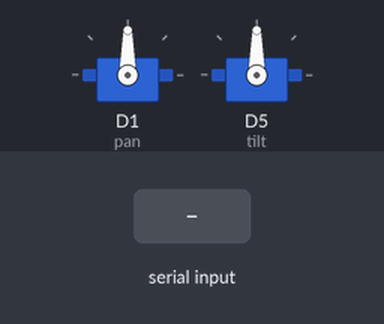
Recording of a sketch running on a simulated ESP8266 (NodeMCU). On the bench: 2 × servo. The test bench sets the inputs (shaded band). WiFi joins after 1.5 s; servers stay silent unless stated; a WiFi scan finds three made-up networks; uploads are accepted with an empty reply; what the sketch prints to the serial monitor is not drawn.

Above: at 3.3 s.
3.4 s: "PAN,1\n" received over Serial
At 4.2 s:
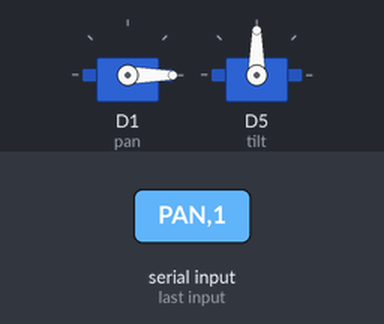
4.9 s: "TILT\n" received over Serial
At 7.6 s:
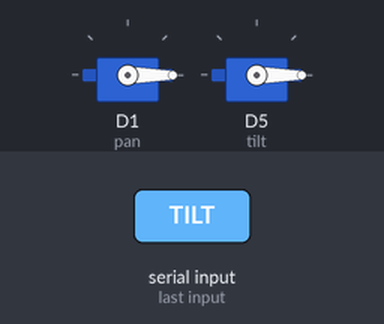
7.9 s: "90,45,200\n" received over Serial
At 9.9 s:
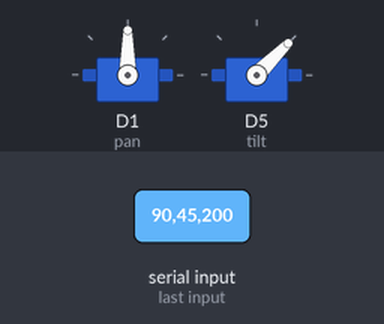
10.6 s: "AUTO\n" received over Serial
At 13.2 s:
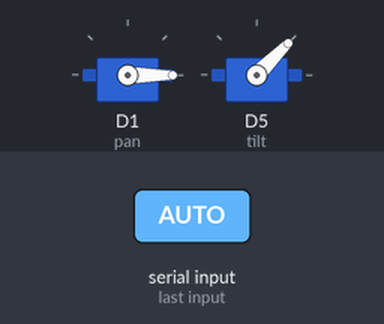
Timing chart, 0 to 14.3 s (numbered marks = the images above; inputs shaded):
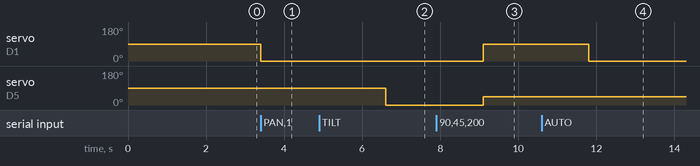

The sketch:

anchor1.ino
```cpp
#define BLYNK_TEMPLATE_ID "ID"
#define BLYNK_TEMPLATE_NAME "RSSI Location Triangulation"
#define WIFI_SSID "YOUR_SSID"
#define WIFI_PASS "YOUR_PASS"
#define TARGET_SSID "tagESP"

#include <ESP8266WiFi.h>
#include <BlynkSimpleEsp8266.h>
#include <ESP8266HTTPClient.h>
#include <Servo.h>

#define BLYNK_AUTH "YOUR_BLYNK_AUTH"
#define RSSI_VPIN V0
#define AUTO_ANGLE_VPIN 201

BlynkTimer timer;

Servo pan;
Servo tilt;

int panPos = 90;
int tiltPos = 90;

enum Mode { MODE_MANUAL, MODE_AUTO };
Mode currentMode = MODE_MANUAL;

int autoAngleRaw = 0;

void sendRSSI() {
  int n = WiFi.scanNetworks(false, true);
  int rssi = -100;
  for (int i = 0; i < n; i++) {
    if (WiFi.SSID(i) == TARGET_SSID) {
      rssi = WiFi.RSSI(i);
      break;
    }
  }
  Blynk.virtualWrite(RSSI_VPIN, rssi);
  Serial.print("RSSI → ");
  Serial.println(rssi);
}

int pullAngleFromCloud() {
  if (WiFi.status() != WL_CONNECTED) return autoAngleRaw;
  HTTPClient http;
  String url = "http://blynk.cloud/external/api/get?token=" +
               String(BLYNK_AUTH) + "&V" + String(AUTO_ANGLE_VPIN);
  WiFiClient client;
  http.begin(client, url);
  int httpCode = http.GET();
  if (httpCode == 200) {
    String payload = http.getString();
    int val = payload.toInt();
    http.end();
    return val;
  }
  http.end();
  return autoAngleRaw;
}

void updateAutoMode() {
  int cloudVal = pullAngleFromCloud();
  if (cloudVal != autoAngleRaw) {
    autoAngleRaw = cloudVal;
    Serial.printf("[API] Fetched V201 = %d\n", autoAngleRaw);
  }
  int angle = autoAngleRaw * 2;
  angle = constrain(angle, 0, 180);
  panPos = angle;
  pan.write(panPos);
  Serial.printf("[AUTO] PAN -> %d (raw %d ×2)\n", panPos, autoAngleRaw);
}

String extractNumbers(String s) {
  String out = "";
  for (char c : s) {
    if (isDigit(c) || c == ',') out += c;
  }
  return out;
}

void setup() {
  Serial.begin(115200);
  delay(300);
  pan.attach(D1);
  tilt.attach(D5);
  pan.write(panPos);
  tilt.write(tiltPos);
  WiFi.mode(WIFI_STA);
  WiFi.begin(WIFI_SSID, WIFI_PASS);
  Blynk.begin(BLYNK_AUTH, WIFI_SSID, WIFI_PASS);
  timer.setInterval(2500L, sendRSSI);
  timer.setInterval(1000L, []() {
    if (currentMode == MODE_AUTO) updateAutoMode();
  });
  Serial.println("System Ready.");
}

void loop() {
  Blynk.run();
  timer.run();
  if (!Serial.available()) return;
  String cmd = Serial.readStringUntil('\n');
  cmd.trim();
  cmd.toUpperCase();

  if (cmd == "MANUAL") {
    currentMode = MODE_MANUAL;
    Serial.println("MODE → MANUAL");
    return;
  }
  if (cmd == "AUTO") {
    currentMode = MODE_AUTO;
    Serial.println("MODE → AUTO");
    return;
  }
  if (currentMode == MODE_AUTO) {
    Serial.println("AUTO MODE ACTIVE → Manual commands blocked.");
    return;
  }

  if (cmd.indexOf(',') != -1) {
    String nums = extractNumbers(cmd);
    int commaIdx = nums.indexOf(',');
    if (commaIdx > 0) {
      int x = nums.substring(0, commaIdx).toInt();
      int y = nums.substring(commaIdx + 1).toInt();
      x = constrain(x, 0, 180);
      y = constrain(y, 0, 180);
      panPos = x;
      tiltPos = y;
      pan.write(panPos);
      tilt.write(tiltPos);
      Serial.printf("PAN → %d   TILT → %d\n", panPos, tiltPos);
      return;
    }
  }

  if (cmd.startsWith("PAN") || cmd.startsWith("P")) {
    int val = cmd.substring(cmd.indexOf("N") + 1).toInt();
    val = constrain(val, 0, 180);
    panPos = val;
    pan.write(panPos);
    Serial.printf("PAN → %d\n", panPos);
    return;
  }

  if (cmd.startsWith("TILT") || cmd.startsWith("T")) {
    int val = cmd.substring(cmd.indexOf("T") + 1).toInt();
    val = constrain(val, 0, 180);
    tiltPos = val;
    tilt.write(tiltPos);
    Serial.printf("TILT → %d\n", tiltPos);
    return;
  }

  if (cmd.length() <= 3 && isDigit(cmd[0])) {
    int val = cmd.toInt();
    val = constrain(val, 0, 180);
    panPos = val;
    pan.write(panPos);
    Serial.printf("PAN → %d\n", panPos);
    return;
  }

  Serial.println("Invalid command.");
}
```

Measured:
- after the input at 3.4 s, servo on D1 (pan): 90° → 0° at once
- after the input at 4.9 s, servo on D5 (tilt): 90° → 0° after 1.7 s
- after the input at 7.9 s, servo on D1 (pan): 0° → 90° after 1.2 s; servo on D5 (tilt): 0° → 45° after 1.2 s
- after the input at 10.6 s, servo on D1 (pan): 90° → 0° after 1.2 s
